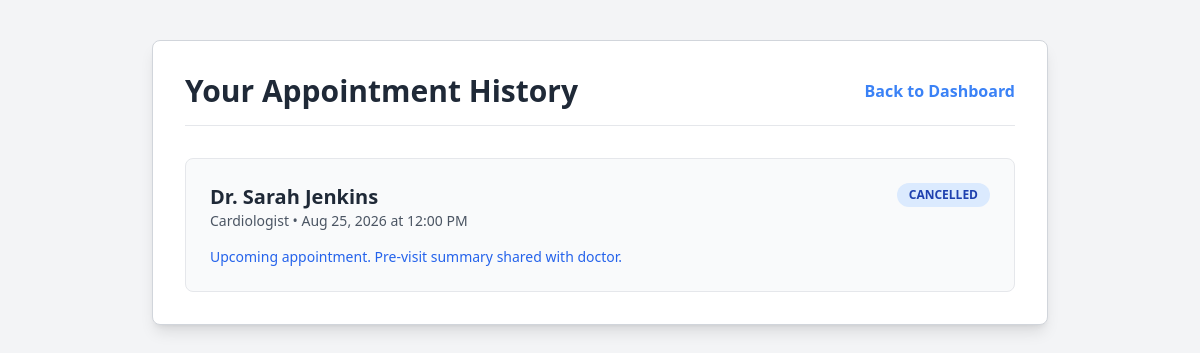
Screenshot of /patient/history (signed in) with the database file from the repository.
### app/models/__init__.py (models this page shows, shortened)
class User(db.Model, UserMixin):
    __tablename__ = 'users'
    id = db.Column(db.Integer, primary_key=True)
    name = db.Column(db.String(100), nullable=False)
    email = db.Column(db.String(120), unique=True, nullable=False)
    password_hash = db.Column(db.String(256), nullable=False)
    role = db.Column(db.String(20), nullable=False) # 'admin', 'doctor', or 'patient'

class DoctorProfile(db.Model):
    __tablename__ = 'doctor_profiles'
    id = db.Column(db.Integer, primary_key=True)
    user_id = db.Column(db.Integer, db.ForeignKey('users.id'), nullable=False)
    specialization = db.Column(db.String(100), nullable=False)
    working_hours_start = db.Column(db.String(5), default='09:00') # HH:MM format
    working_hours_end = db.Column(db.String(5), default='17:00')
    slot_duration_mins = db.Column(db.Integer, default=30)
    user = db.relationship('User', backref=db.backref('doctor_profile', uselist=False))

class Appointment(db.Model):
    __tablename__ = 'appointments'
    id = db.Column(db.Integer, primary_key=True)
    patient_id = db.Column(db.Integer, db.ForeignKey('users.id'), nullable=False)
    doctor_id = db.Column(db.Integer, db.ForeignKey('doctor_profiles.id'), nullable=False)
    start_time = db.Column(db.DateTime, nullable=False)
    end_time = db.Column(db.DateTime, nullable=False)
    status = db.Column(db.String(20), default='held') # held, pending, confirmed, cancelled, completed
    calendar_event_id = db.Column(db.String(100), nullable=True) # For Google Calendar

### app/routes/patient.py (the view)
@patient_bp.route('/history')
@login_required
def history():
    appointments = Appointment.query.filter_by(patient_id=current_user.id).order_by(Appointment.start_time.desc()).all()
    history_data = []
    for appt in appointments:
        doc_profile = DoctorProfile.query.get(appt.doctor_id)
        doctor_user = User.query.get(doc_profile.user_id) if doc_profile else None
        post_summary = PostVisitSummary.query.filter_by(appointment_id=appt.id).first()
        history_data.append({
            'appointment': appt,
            'doctor_name': doctor_user.name if doctor_user else 'Unknown',
            'specialization': doc_profile.specialization if doc_profile else 'General',
            'post_summary': post_summary
        })
    return render_template('patient_history.html', history_data=history_data)

### app/templates/patient_history.html
{% extends "base.html" %}
{% block content %}
<div class="max-w-4xl mx-auto bg-white p-8 border border-gray-300 shadow-lg rounded-lg mt-8">
    <div class="flex justify-between items-center mb-8 border-b pb-4">
        <h2 class="text-3xl font-bold text-gray-800">Your Appointment History</h2>
        <a href="{{ url_for('patient.dashboard') }}" class="text-blue-500 hover:underline font-semibold">
            Back to Dashboard
        </a>
    </div>
    {% if not history_data %}
        <p class="text-gray-500 italic text-center py-6">You have no appointment records yet.</p>
    {% else %}
        <div class="space-y-6">
            {% for item in history_data %}
                <div class="p-6 rounded-lg border {% if item.appointment.status == 'completed' %}border-green-200 bg-green-50/40{% else %}border-gray-200 bg-gray-50{% endif %}">
                    <div class="flex justify-between items-start mb-4">
                        <div>
                            <h3 class="text-xl font-bold text-gray-800">Dr. {{ item.doctor_name }}</h3>
                            <p class="text-sm text-gray-600 font-medium">{{ item.specialization }} &bull; {{ item.appointment.start_time.strftime('%b %d, %Y at %I:%M %p') }}</p>
                        </div>
                        <span class="px-3 py-1 rounded-full text-xs font-semibold uppercase {% if item.appointment.status == 'completed' %}bg-green-100 text-green-800{% else %}bg-blue-100 text-blue-800{% endif %}">
                            {{ item.appointment.status }}
                        </span>
                    </div>
                    {% if item.post_summary and item.post_summary.ai_friendly_summary %}
                        <div class="mt-4 bg-white p-5 rounded-lg border border-green-200 shadow-sm">
                            <h4 class="font-bold text-green-900 mb-2 border-b pb-2 flex items-center gap-2">
                                <span>📋</span> Post-Visit Care Summary & Instructions
                            </h4>
                            <div class="text-gray-700 text-sm prose max-w-none leading-relaxed">
                                {{ item.post_summary.ai_friendly_summary | markdown | safe }}
                            </div>
                        </div>
                    {% elif item.appointment.status == 'completed' %}
                        <div class="mt-3 text-sm text-gray-500 italic">
                            Consultation complete. Notes are being finalized.
                        </div>
                    {% else %}
                        <div class="mt-3 text-sm text-blue-600 font-medium">
                            Upcoming appointment. Pre-visit summary shared with doctor.
                        </div>
                    {% endif %}
                </div>
            {% endfor %}
        </div>
    {% endif %}
</div>
{% endblock %}

### rows the page displays
User: doctor_name "Sarah Jenkins"
DoctorProfile: specialization "Cardiologist"
Appointment: appointment.start_time "Aug 25, 2026 at 12:00 PM", appointment.status "CANCELLED"
